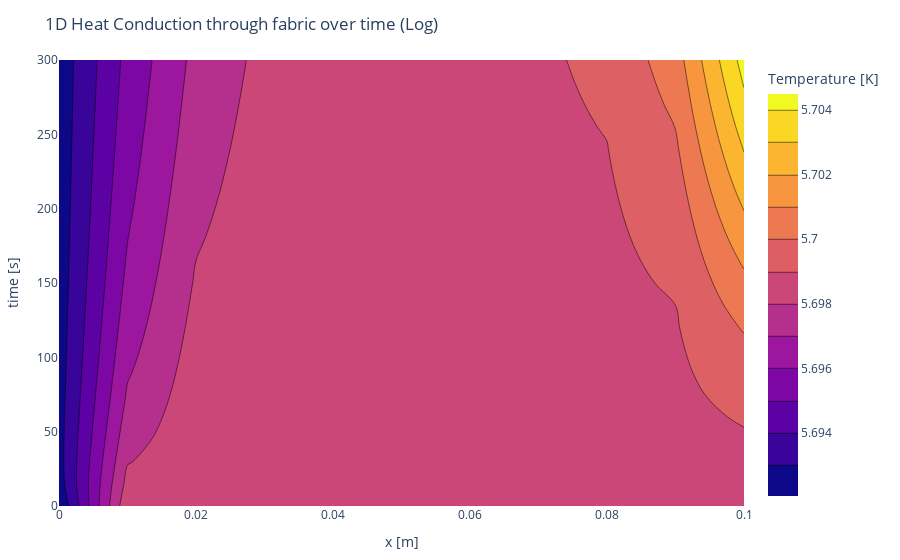

Notebook code for this chart:
### Code cell
PlotlyJS.plot(PlotlyJS.contour(x=x, y=time_val, z=log.(T_f'),     colorbar=attr(
    title="Temperature [K]", # title here
)), 
Layout(;title="1D Heat Conduction through fabric over time (Log)", xaxis_title="x [m]", yaxis_title="time [s]"),
config=PlotConfig(scrollZoom=false))

### Figure 1 — Plotly figure (JSON) as saved in the notebook; plotly's stock layout.template omitted (floating-point values rounded to 4 significant figures; data arrays with more than 128 entries replaced by an {"elided": "..."} marker saying what was removed)
{"data": [{"colorbar": {"title": "Temperature [K]"}, "transpose": true, "type": "contour", "x": [0, 0.01, 0.02, 0.03, 0.04, 0.05, 0.06, 0.07, 0.08, 0.09, 0.1], "y": [0, 15, 30, 45, 60, 75, 90, 105, 120, 135, 150, 165, 180, 195, 210, 225, 240, 255, 270, 285, 300], "z": {"elided": "11x21 float values"}}], "layout": {"margin": {"b": 50, "l": 50, "r": 50, "t": 60}, "title": "1D Heat Conduction through fabric over time (Log)", "xaxis": {"title": {"text": "x [m]"}}, "yaxis": {"title": {"text": "time [s]"}}}}
